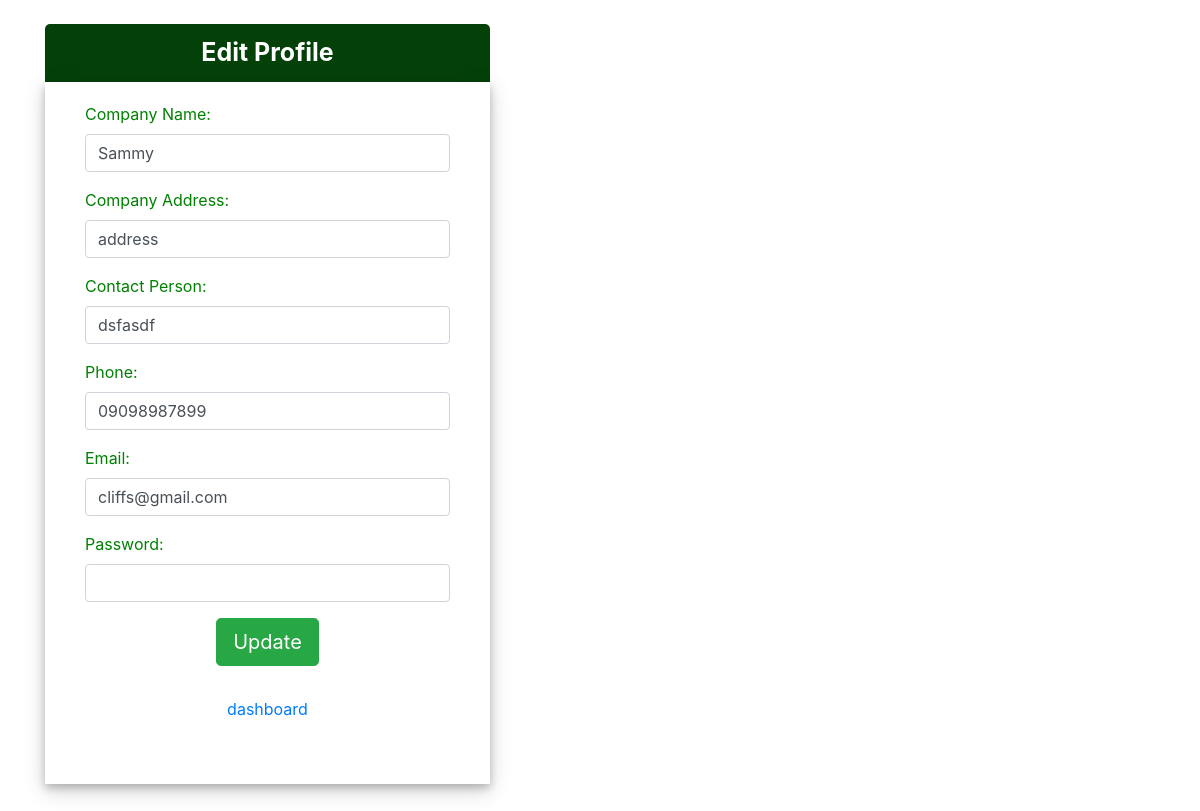
The app's page /update_profile/ (signed in) with its own data.
### app/models.py (models this page shows, shortened)
class User(AbstractUser):
    username = None
    email = models.EmailField(('email address'), unique=True)
    companyAddress = models.CharField(max_length=255, null=True)
    companyName = models.CharField(max_length=255, null=True)
    contactPerson = models.CharField(max_length=255, null=True)
    contactPhone = models.CharField(max_length=255, null=True)
    USERNAME_FIELD = 'email'
    REQUIRED_FIELDS = ['username']
    '''
	@property
	def is_estateuser(self):
		#"Is the user an estate occupant?"
		return self.is_estateuser

	@property
	def is_estateguard(self):
		#"Is the user an estate guard?"
		return self.is_estateguard

	@property
	def is_estateadmin(self):
		#"Is the user an estate admin member?"
		return self.is_estateadmin
	'''

### app/views.py (the view)
# urls.py: url(r'^update_profile/$', views.update_profile, name="update_profile"),
@login_required
def update_profile(request):
    if request.method == 'POST':
        user_form = SignUpForm(request.POST, instance=request.user)
        if user_form.is_valid():
            user_form.save()
            messages.success(request, _(
                'Your profile was successfully updated!'))
            return redirect('dashboard')
        else:
            messages.error(request, _('Please correct the error below.'))
    else:
        user_form = SignUpForm(instance=request.user)
    return render(request, 'app/update_profile.html', {
        'user_form': user_form,
    })

### app/templates/app/update_profile.html (shortened to what this page needs)
<!DOCTYPE html>
<html lang="en">
  <head>
    <link
      rel="stylesheet"
      href="https://stackpath.bootstrapcdn.com/bootstrap/4.4.1/css/bootstrap.min.css"
    />
  </head>
  <body>
    <br />
    <div class="container">
      <div class="row">
        <div class="col-lg-5">
          <div class="heading"><span>Edit Profile</span></div>
          <div class="center-div">
            <form method="post" action="{% url 'signup' %}">
              {{user_form.as_p}}
              <center>
                <button type="submit" class="btn btn-success btn-lg">
                  Update</button
                ><br />
                <br />
                <p>
                  <a href="{% url 'dashboard' %}" class="btn btn-link">
                    dashboard
                  </a>
                </p>
              </center>
            </form>
          </div>
        </div>
      </div>
    </div>
    <br /><br /><br />
  </body>
</html>

### app/templates/app/update_profile.html (style rules this page uses)
label { color: green; }
.center-div { width: 100%; background-color: white; padding: 20px 40px 40px 40px; box-shadow: 0px 4px 8px 0 rgba(0, 0, 0, 0.2), 0 6px 20px 0 rgba(0, 0, 0, 0.19); }
.heading { background-color: rgb(4, 65, 9); color: white; width: 100%; font-size: 25px; text-align: center; padding-bottom: 10px; padding-top: 10px; font-weight: bold; border-top-right-radius: 5px; border-top-left-radius: 5px; }

### records on screen
User: companyName "Sammy", companyAddress "address", contactPerson "dsfasdf", contactPhone "09098987899", email "cliffs@gmail.com"
